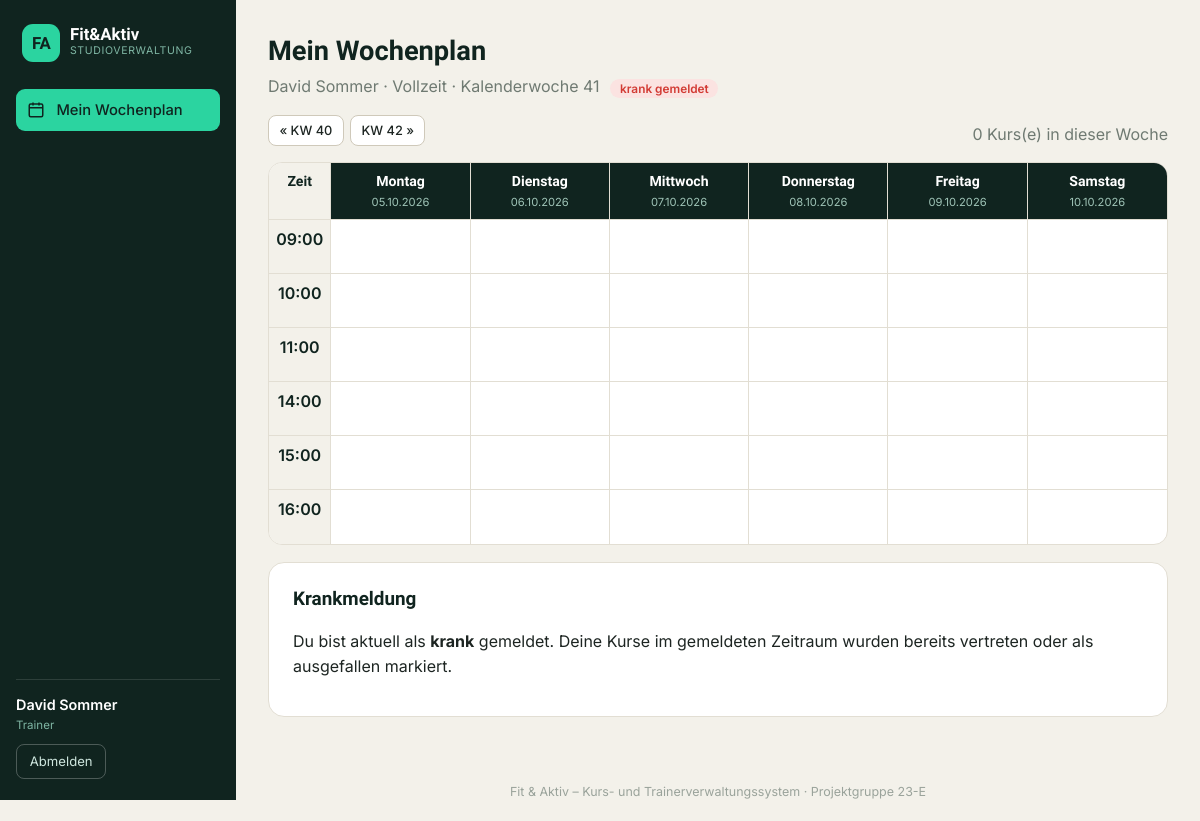
Screenshot of /mein-plan (signed in) with the database file from the repository.
### tables this page shows
CREATE TABLE users (
    id        INTEGER PRIMARY KEY AUTOINCREMENT,
    username  TEXT    NOT NULL UNIQUE,
    password  TEXT    NOT NULL,            -- gehashtes Passwort
    rolle     TEXT    NOT NULL CHECK (rolle IN ('chef','manager','trainer')),
    name      TEXT    NOT NULL,
    trainerId INTEGER REFERENCES trainer(id),  -- nur bei Rolle 'trainer'
    studioId  INTEGER REFERENCES studios(id)   -- nur bei Rolle 'manager'
);

CREATE TABLE trainer (
    id     INTEGER PRIMARY KEY AUTOINCREMENT,
    userId INTEGER REFERENCES users(id),
    name   TEXT NOT NULL,
    typ    TEXT NOT NULL CHECK (typ IN ('VZ','TZ')),
    krank  INTEGER NOT NULL DEFAULT 0 CHECK (krank IN (0,1))
);

### backend/app.py (the view)
@app.route("/mein-plan")
@role_required("trainer")
def mein_plan():
    tid = g.user["trainerId"]
    trainer = db.query("SELECT * FROM trainer WHERE id=?", (tid,), one=True)
    kw = _int_arg("kw", domain.aktuelle_kw())
    rows = db.query(
        """SELECT p.*, k.name AS kurs, s.name AS studio
           FROM plaene p
           JOIN kurse k ON k.id=p.kursId
           JOIN studios s ON s.id=p.studioId
           WHERE p.trainerId=? AND p.woche=?
           ORDER BY p.tag, p.uhrzeit""", (tid, kw))
    grid = {u: {t: [] for t in domain.TAGE} for u in domain.SLOTS}
    for r in rows:
        grid[r["uhrzeit"]][r["tag"]].append(r)
    return render_template("mein_plan.html", trainer=trainer, kw=kw,
                           grid=grid, anzahl=len(rows),
                           daten=domain.wochen_daten(kw))

### backend/app.py (called while the page is built)
@app.before_request
def lade_benutzer():
    g.user = None
    uid = session.get("uid")
    if uid is not None:
        g.user = db.query("SELECT * FROM users WHERE id=?", (uid,), one=True)

def role_required(*rollen):
    def deco(view):
        @wraps(view)
        def wrapped(*args, **kwargs):
            if g.user is None:
                return redirect(url_for("login"))
            if g.user["rolle"] not in rollen:
                abort(403)
            return view(*args, **kwargs)
        return wrapped
    return deco

@app.context_processor
def inject_constants():
    return dict(TAGE=domain.TAGE, TAGE_KURZ=domain.TAGE_KURZ,
                SLOTS=domain.SLOTS, akt_kw=domain.aktuelle_kw())

def _int_arg(name, default):
    try:
        return int(request.args.get(name, default))
    except (TypeError, ValueError):
        return default

### backend/db.py (called while the page is built)
def get_db():
    if "db" not in g:
        g.db = sqlite3.connect(DB_PATH)
        g.db.row_factory = sqlite3.Row          # Zugriff per Spaltenname
        g.db.execute("PRAGMA foreign_keys = ON")
    return g.db

def query(sql, args=(), one=False):
    cur = get_db().execute(sql, args)
    rows = cur.fetchall()
    cur.close()
    return (rows[0] if rows else None) if one else rows

### backend/domain.py (called while the page is built)
def wochen_daten(kw, jahr=None):
    if jahr is None:
        jahr = date.today().year
    res = {}
    for tag in TAGE:
        try:
            res[tag] = date.fromisocalendar(jahr, kw, tag).strftime("%d.%m.%Y")
        except ValueError:
            res[tag] = ""
    return res

def aktuelle_kw():
    return date.today().isocalendar()[1]

### frontend/templates/mein_plan.html (shortened to what this page needs)
{% extends "base.html" %}
{% block content %}
<div class="page-head">
  <h1>Mein Wochenplan</h1>
  <p class="muted">
    {{ trainer.name }} &middot; {{ 'Vollzeit' if trainer.typ=='VZ' else 'Teilzeit' }}
    &middot; Kalenderwoche {{ kw }}
    {% if trainer.krank %}<span class="badge badge-krank">krank gemeldet</span>{% endif %}
  </p>
</div>
<div class="toolbar">
  <div class="kw-nav">
    <a class="btn btn-small" href="{{ url_for('mein_plan', kw=kw-1) }}">&laquo; KW {{ kw-1 }}</a>
    <a class="btn btn-small" href="{{ url_for('mein_plan', kw=kw+1) }}">KW {{ kw+1 }} &raquo;</a>
  </div>
  <span class="muted">{{ anzahl }} Kurs(e) in dieser Woche</span>
</div>
<table class="plan">
  <thead>
    <tr>
      <th class="timecol">Zeit</th>
      {% for t in TAGE %}<th>{{ TAGE[t] }}<span class="th-date">{{ daten[t] }}</span></th>{% endfor %}
    </tr>
  </thead>
  <tbody>
    {% for u in SLOTS %}
    <tr>
      <th class="timecol">{{ SLOTS[u] }}</th>
      {% for t in TAGE %}
      <td>
      </td>
      {% endfor %}
    </tr>
    {% endfor %}
  </tbody>
</table>
<div class="card">
  <h2>Krankmeldung</h2>
  {% if trainer.krank %}
    <p>Du bist aktuell als <strong>krank</strong> gemeldet. Deine Kurse im
       gemeldeten Zeitraum wurden bereits vertreten oder als ausgefallen markiert.</p>
  {% endif %}
</div>
{% endblock %}

### frontend/templates/base.html (shortened to what this page needs)
<!DOCTYPE html>
<html lang="de">
<head>
  <link rel="stylesheet" href="{{ url_for('static', filename='style.css') }}">
</head>
<body>
{% macro nav(endpoint, label, icon) %}
  <a href="{{ url_for(endpoint) }}" class="{{ 'active' if request.endpoint == endpoint }}">
    {{ icon|safe }}<span>{{ label }}</span>
  </a>
{% endmacro %}
{% if g.user %}
<div class="layout">
  <aside class="sidebar">
    <div class="sb-brand">
      <div class="sb-mark">FA</div>
      <div><div class="sb-name">Fit&amp;Aktiv</div><div class="sb-tag">Studioverwaltung</div></div>
    </div>
    <nav class="sb-nav">
      {% if g.user.rolle == 'chef' %}
        {{ nav('dashboard','Dashboard', ic_dash) }}
        {{ nav('wochenplan','Wochenplan', ic_cal) }}
        {{ nav('krankmeldung','Krankmeldung', ic_med) }}
        {{ nav('verwaltung_trainer','Trainer', ic_user) }}
        {{ nav('verwaltung_studios','Studios', ic_build) }}
        {{ nav('verwaltung_kurse','Kurstypen', ic_tag) }}
        {{ nav('verwaltung_zugaenge','Zugänge', ic_key) }}
      {% elif g.user.rolle == 'manager' %}
        {{ nav('dashboard','Dashboard', ic_dash) }}
        {{ nav('wochenplan','Wochenplan', ic_cal) }}
        {{ nav('krankmeldung','Krankmeldung', ic_med) }}
      {% else %}
        {{ nav('mein_plan','Mein Wochenplan', ic_cal) }}
      {% endif %}
    </nav>
    <div class="sb-foot">
      <div class="sb-user">{{ g.user.name }}</div>
      <div class="sb-role">{{ {'chef':'Chef','manager':'Studio-Manager','trainer':'Trainer'}[g.user.rolle] }}</div>
      <a class="sb-logout" href="{{ url_for('logout') }}">Abmelden</a>
    </div>
  </aside>
  <div class="main">
    <div class="content">
      {% block content %}{% endblock %}
    </div>
    <footer class="pagefoot">Fit &amp; Aktiv – Kurs- und Trainerverwaltungssystem &middot; Projektgruppe 23-E</footer>
  </div>
</div>
{% else %}
  {% block content_anon %}{% endblock %}
{% endif %}
</body>
</html>

### frontend/static/style.css (style rules this page uses)
:root { --ink:#10241f; --ink-2:#163a30; --akzent:#2bd4a0; --akzent-tief:#0f9e76; --sand:#f3f1ea; --linie:#e2ded3; --linie-2:#cfc9ba; --text:#1d2522; --text-leise:#6f7a72; --plan-normal:#2f6fd0; --plan-vertretung:#e08a1e; --plan-ausfall:#d23b34; }
* { box-sizing:border-box }
html,body { height:100% }
body { margin:0; font-family:"Inter",system-ui,Arial,sans-serif; color:var(--text); background:var(--sand); line-height:1.55; }
h1,h2,h3,.logo { font-family:"Sora","Inter",sans-serif }
.layout { display:flex;min-height:100vh }
.sidebar { width:236px;flex-shrink:0;background:var(--ink);color:#dfeee7; display:flex;flex-direction:column;padding:1.3rem 1rem; position:sticky;top:0;height:100vh; }
.sb-brand { display:flex;align-items:center;gap:.6rem;padding:.2rem .4rem 1.3rem }
.sb-mark { width:38px;height:38px;border-radius:11px;flex-shrink:0; background:var(--akzent);color:var(--ink);font-family:"Sora";font-weight:700; display:flex;align-items:center;justify-content:center;font-size:1.05rem; }
.sb-name { font-family:"Sora";font-weight:700;font-size:1.05rem;color:#fff;line-height:1 }
.sb-tag { font-size:.66rem;color:#7fb6a4;letter-spacing:.06em;text-transform:uppercase }
.sb-nav { display:flex;flex-direction:column;gap:.18rem;margin-top:.4rem }
.sb-nav a { display:flex;align-items:center;gap:.7rem;color:#c4d9d1;text-decoration:none; padding:.6rem .7rem;border-radius:9px;font-size:.92rem;font-weight:500; }
.sb-nav a svg { width:18px;height:18px;flex-shrink:0;opacity:.85 }
.sb-nav a.active { background:var(--akzent);color:var(--ink) }
.sb-nav a.active svg { opacity:1 }
.sb-foot { margin-top:auto;border-top:1px solid rgba(255,255,255,.12);padding-top:.9rem }
.sb-user { font-size:.9rem;font-weight:600;color:#fff }
.sb-role { font-size:.72rem;color:#7fb6a4;margin-bottom:.6rem }
.sb-logout { display:inline-flex;align-items:center;gap:.4rem;color:#cfe7df;text-decoration:none; border:1px solid rgba(255,255,255,.25);padding:.4rem .8rem;border-radius:8px;font-size:.82rem; }
.main { flex:1;min-width:0;display:flex;flex-direction:column }
.content { padding:1.8rem 2rem;max-width:1120px;width:100% }
.pagefoot { margin-top:auto;text-align:center;color:#9aa39b;font-size:.78rem;padding:1.2rem }
.page-head { margin-bottom:.4rem }
.page-head h1 { margin:.1rem 0;font-size:1.7rem;font-weight:700;color:var(--ink) }
.muted { color:var(--text-leise);margin-top:0 }
.card { background:#fff;border:1px solid var(--linie);border-radius:16px; padding:1.3rem 1.5rem;margin:1.1rem 0; }
.card h2 { margin-top:0;font-size:1.18rem;font-weight:600;color:var(--ink) }
.btn { display:inline-flex;align-items:center;gap:.4rem;border:1px solid var(--linie-2); background:#fff;color:var(--text);padding:.5rem 1rem;border-radius:10px;cursor:pointer; text-decoration:none;font-size:.9rem;font-weight:500;font-family:inherit; }
.btn-small { padding:.3rem .65rem;font-size:.8rem;border-radius:8px }
.toolbar { display:flex;gap:1rem;align-items:flex-end;flex-wrap:wrap;margin:1rem 0;justify-content:space-between }
.kw-nav { display:flex;gap:.4rem }
table.plan { width:100%;border-collapse:separate;border-spacing:0;background:#fff;border:1px solid var(--linie);border-radius:14px;overflow:hidden }
table.plan th,table.plan td { border-bottom:1px solid var(--linie);border-right:1px solid var(--linie);padding:.45rem;vertical-align:top }
table.plan tr td:last-child,table.plan tr th:last-child { border-right:none }
table.plan tbody tr:last-child td,table.plan tbody tr:last-child th { border-bottom:none }
table.plan thead th { background:var(--ink);color:#fff;font-weight:600;font-size:.88rem;font-family:"Sora" }
table.plan .timecol { background:var(--sand);font-weight:600;text-align:center;white-space:nowrap;width:62px;color:var(--ink) }
table.plan td { height:54px;min-width:118px }
.th-date { display:block;font-family:"Inter",sans-serif;font-weight:400;font-size:.7rem;color:#9fc4b7;margin-top:.12rem }
.badge { font-size:.74rem;padding:.16rem .6rem;border-radius:999px;margin-left:.4rem;font-weight:600 }
.badge-krank { background:#fbe3e1;color:var(--plan-ausfall) }

### rows the page displays
users: user.name "David Sommer", rolle "Trainer"
trainer: name "David Sommer", typ "Vollzeit"

### other values shown
{{ label }} "Mein Wochenplan"
{{ kw }} "41"
{{ kw-1 }} "40"
{{ kw+1 }} "42"
{{ anzahl }} "0"
{{ TAGE[t] }} "Montag" "Dienstag" "Mittwoch" "Donnerstag" "Freitag" "Samstag"
{{ daten[t] }} "05.10.2026" "06.10.2026" "07.10.2026" "08.10.2026" "09.10.2026" "10.10.2026"
{{ SLOTS[u] }} "09:00" "10:00" "11:00" "14:00" "15:00" "16:00"
